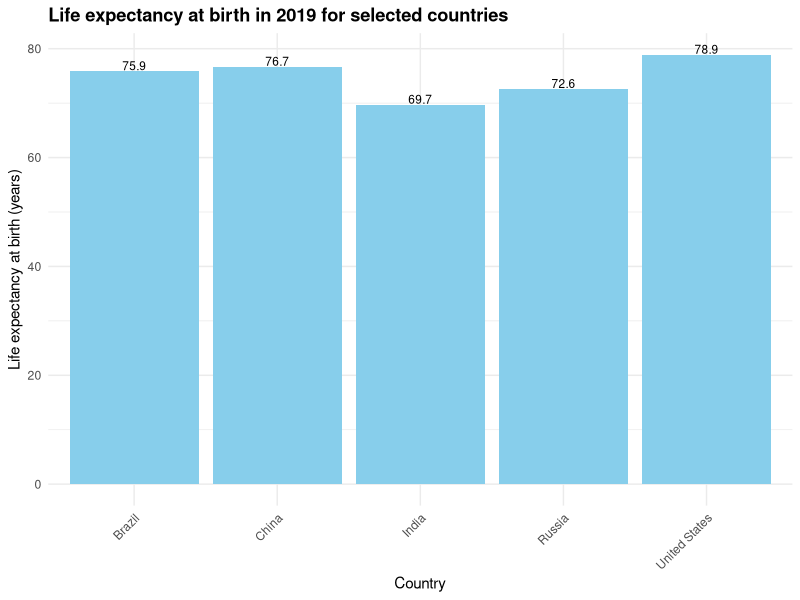
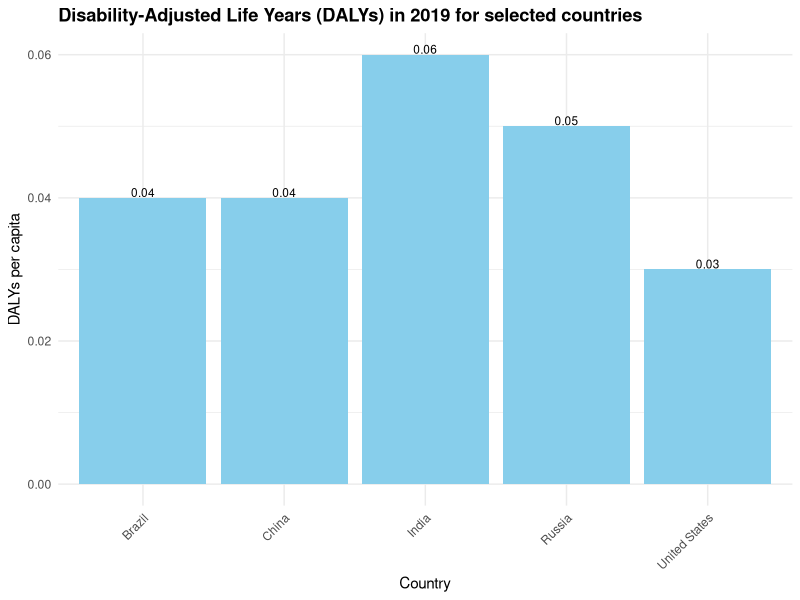
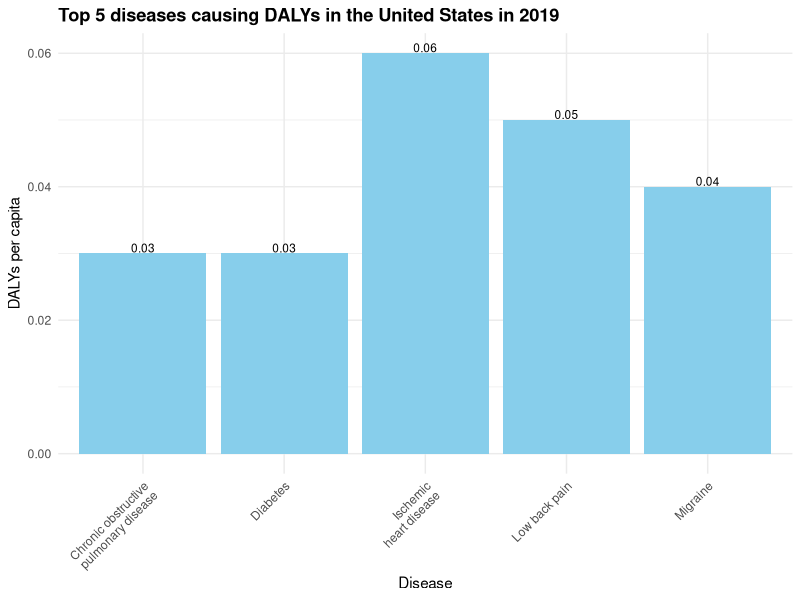

These charts were generated, in order, by the following R code:
## ---- chunk 1
#| echo: false
library(ggplot2)
book_theme <- theme_minimal() + 
  theme(plot.title = element_text(face = "bold"))
ggplot2::theme_set(book_theme)
## ---- chunk 2
#| label: fig-life-expectancy
#| fig.cap: "Life expectancy at birth in 2019 for selected countries."
#| fig.alt: "A bar plot showing life expectancy at birth in 2019 for selected countries."

library(tidyverse)

# Data
life_expectancy <- data.frame(
  country = c("United States", "China", "India", "Brazil", "Russia"),
  life_expectancy = c(78.9, 76.7, 69.7, 75.9, 72.6))

# Plot
ggplot(life_expectancy, aes(x = country, y = life_expectancy)) +
  geom_col(fill = "skyblue") +
  geom_text(aes(label = life_expectancy), 
            vjust = -0.1, size = 3) +
  labs(title = "Life expectancy at birth in 2019 for selected countries",
       x = "Country", 
       y = "Life expectancy at birth (years)") +
  theme(axis.text.x = element_text(angle = 45, hjust = 1))
## ---- chunk 3
#| label: fig-dalys
#| fig.cap: "Disability-Adjusted Life Years (DALYs) in 2019 for selected countries."
#| fig.alt: "A bar plot showing Disability-Adjusted Life Years (DALYs) in 2019 for selected countries."

# Data
dalys <- data.frame(
  country = c("United States", "China", "India", "Brazil", "Russia"),
  dalys = c(0.03, 0.04, 0.06, 0.04, 0.05))

# Plot
ggplot(dalys, aes(x = country, y = dalys)) +
  geom_col(fill = "skyblue") +
  geom_text(aes(label = dalys), 
            vjust = -0.1, size = 3) +
  labs(title = "Disability-Adjusted Life Years (DALYs) in 2019 for selected countries",
       x = "Country", y = "DALYs per capita") +
  theme(axis.text.x = element_text(angle = 45, 
                                   hjust = 1))
## ---- chunk 4
#| label: fig-top-diseases-us
#| fig.cap: "Top 5 diseases causing DALYs in the United States in 2019."
#| fig.alt: "A bar plot showing the top 5 diseases causing DALYs in the United States in 2019."

# Data
top_diseases_us <- data.frame(
  disease = c("Ischemic\nheart disease", "Low back pain", "Migraine", "Chronic obstructive\npulmonary disease", "Diabetes"),
  dalys = c(0.06, 0.05, 0.04, 0.03, 0.03))

# Plot
ggplot(top_diseases_us, aes(x = disease, y = dalys)) +
  geom_col(fill = "skyblue") +
  geom_text(aes(label = dalys), 
            vjust = -0.1, size = 3) +
  labs(title = "Top 5 diseases causing DALYs in the United States in 2019",
       x = "Disease", y = "DALYs per capita") +
  theme(axis.text.x = element_text(angle = 45, 
                                   hjust = 1))
## ---- chunk 5
#| label: fig-dalys-map
#| fig.cap: "Disability-Adjusted Life Years (DALYs) per 100,000 population in 2021 by country."
#| fig.alt: "A world map showing Disability-Adjusted Life Years (DALYs) per 100,000 population in 2021 by country."
